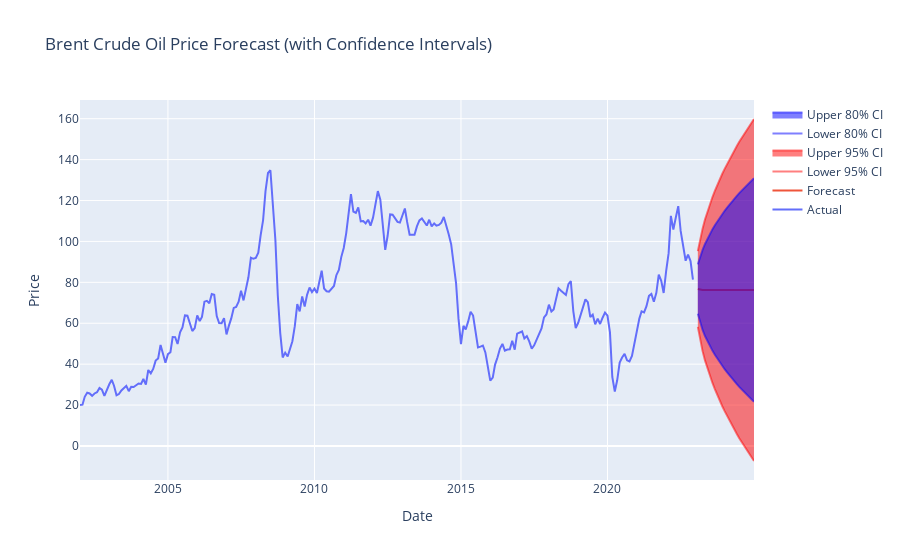

Notebook code for this chart:
### Markdown cell above
**Forecasting Future Prices**: The model is used to forecast future prices.

### Code cell
# Forecasting with confidence intervals for the next 24 months
history = data['Price']
horizon = 24
model = SARIMAX(endog=history, order=model.order)
model_fit = model.fit()
future_dates = pd.date_range(start='2023-01-01', periods=horizon, freq='M') 

# Forecast with 95% confidence interval
forecast_obj_95 = model_fit.get_prediction(start=future_dates[0], end=future_dates[-1])
forecast_95 = forecast_obj_95.predicted_mean
conf_int_95 = forecast_obj_95.conf_int(alpha=0.05)

# Forecast with 80% confidence interval
forecast_obj_80 = model_fit.get_prediction(start=future_dates[0], end=future_dates[-1])
conf_int_80 = forecast_obj_80.conf_int(alpha=0.20)

# Plot the forecast with confidence intervals
fig = go.Figure()
fig.add_trace(go.Scatter(x=data.index, y=data['Price'], mode='lines', name='Actual'))
fig.add_trace(go.Scatter(x=future_dates, y=forecast_95, mode='lines', name='Forecast'))
fig.add_trace(go.Scatter(x=future_dates, y=conf_int_95.iloc[:, 0], mode='lines', name='Lower 95% CI', line=dict(color='rgba(255,0,0,0.5)')))
fig.add_trace(go.Scatter(x=future_dates, y=conf_int_95.iloc[:, 1], mode='lines', name='Upper 95% CI', line=dict(color='rgba(255,0,0,0.5)'), fill='tonexty'))
fig.add_trace(go.Scatter(x=future_dates, y=conf_int_80.iloc[:, 0], mode='lines', name='Lower 80% CI', line=dict(color='rgba(0,0,255,0.5)')))
fig.add_trace(go.Scatter(x=future_dates, y=conf_int_80.iloc[:, 1], mode='lines', name='Upper 80% CI', line=dict(color='rgba(0,0,255,0.5)'), fill='tonexty'))
fig.update_layout(title='Brent Crude Oil Price Forecast (with Confidence Intervals)', xaxis_title='Date', yaxis_title='Price')
fig.show()

### Figure 1 — Plotly figure (JSON) as saved in the notebook; plotly's stock layout.template omitted (floating-point values rounded to 4 significant figures; data arrays with more than 128 entries replaced by an {"elided": "..."} marker saying what was removed)
{"data": [{"mode": "lines", "name": "Actual", "type": "scatter", "x": {"elided": "252 str values"}, "y": {"elided": "252 float values"}}, {"mode": "lines", "name": "Forecast", "type": "scatter", "x": ["2023-01-31T00:00:00", "2023-02-28T00:00:00", "2023-03-31T00:00:00", "2023-04-30T00:00:00", "2023-05-31T00:00:00", "2023-06-30T00:00:00", "2023-07-31T00:00:00", "2023-08-31T00:00:00", "2023-09-30T00:00:00", "2023-10-31T00:00:00", "2023-11-30T00:00:00", "2023-12-31T00:00:00", "2024-01-31T00:00:00", "2024-02-29T00:00:00", "2024-03-31T00:00:00", "2024-04-30T00:00:00", "2024-05-31T00:00:00", "2024-06-30T00:00:00", "2024-07-31T00:00:00", "2024-08-31T00:00:00", "2024-09-30T00:00:00", "2024-10-31T00:00:00", "2024-11-30T00:00:00", "2024-12-31T00:00:00"], "y": [76.75, 76.41, 76.3, 76.27, 76.26, 76.25, 76.25, 76.25, 76.25, 76.25, 76.25, 76.25, 76.25, 76.25, 76.25, 76.25, 76.25, 76.25, 76.25, 76.25, 76.25, 76.25, 76.25, 76.25]}, {"line": {"color": "rgba(255,0,0,0.5)"}, "mode": "lines", "name": "Lower 95% CI", "type": "scatter", "x": ["2023-01-31T00:00:00", "2023-02-28T00:00:00", "2023-03-31T00:00:00", "2023-04-30T00:00:00", "2023-05-31T00:00:00", "2023-06-30T00:00:00", "2023-07-31T00:00:00", "2023-08-31T00:00:00", "2023-09-30T00:00:00", "2023-10-31T00:00:00", "2023-11-30T00:00:00", "2023-12-31T00:00:00", "2024-01-31T00:00:00", "2024-02-29T00:00:00", "2024-03-31T00:00:00", "2024-04-30T00:00:00", "2024-05-31T00:00:00", "2024-06-30T00:00:00", "2024-07-31T00:00:00", "2024-08-31T00:00:00", "2024-09-30T00:00:00", "2024-10-31T00:00:00", "2024-11-30T00:00:00", "2024-12-31T00:00:00"], "y": [58.23, 51.65, 46.36, 41.85, 37.86, 34.25, 30.92, 27.83, 24.92, 22.16, 19.54, 17.04, 14.64, 12.33, 10.09, 7.936, 5.844, 3.812, 1.836, -0.08967, -1.968, -3.802, -5.594, -7.349]}, {"fill": "tonexty", "line": {"color": "rgba(255,0,0,0.5)"}, "mode": "lines", "name": "Upper 95% CI", "type": "scatter", "x": ["2023-01-31T00:00:00", "2023-02-28T00:00:00", "2023-03-31T00:00:00", "2023-04-30T00:00:00", "2023-05-31T00:00:00", "2023-06-30T00:00:00", "2023-07-31T00:00:00", "2023-08-31T00:00:00", "2023-09-30T00:00:00", "2023-10-31T00:00:00", "2023-11-30T00:00:00", "2023-12-31T00:00:00", "2024-01-31T00:00:00", "2024-02-29T00:00:00", "2024-03-31T00:00:00", "2024-04-30T00:00:00", "2024-05-31T00:00:00", "2024-06-30T00:00:00", "2024-07-31T00:00:00", "2024-08-31T00:00:00", "2024-09-30T00:00:00", "2024-10-31T00:00:00", "2024-11-30T00:00:00", "2024-12-31T00:00:00"], "y": [95.27, 101.2, 106.2, 110.7, 114.7, 118.3, 121.6, 124.7, 127.6, 130.3, 133.0, 135.5, 137.9, 140.2, 142.4, 144.6, 146.7, 148.7, 150.7, 152.6, 154.5, 156.3, 158.1, 159.9]}, {"line": {"color": "rgba(0,0,255,0.5)"}, "mode": "lines", "name": "Lower 80% CI", "type": "scatter", "x": ["2023-01-31T00:00:00", "2023-02-28T00:00:00", "2023-03-31T00:00:00", "2023-04-30T00:00:00", "2023-05-31T00:00:00", "2023-06-30T00:00:00", "2023-07-31T00:00:00", "2023-08-31T00:00:00", "2023-09-30T00:00:00", "2023-10-31T00:00:00", "2023-11-30T00:00:00", "2023-12-31T00:00:00", "2024-01-31T00:00:00", "2024-02-29T00:00:00", "2024-03-31T00:00:00", "2024-04-30T00:00:00", "2024-05-31T00:00:00", "2024-06-30T00:00:00", "2024-07-31T00:00:00", "2024-08-31T00:00:00", "2024-09-30T00:00:00", "2024-10-31T00:00:00", "2024-11-30T00:00:00", "2024-12-31T00:00:00"], "y": [64.64, 60.22, 56.72, 53.76, 51.15, 48.79, 46.61, 44.59, 42.69, 40.89, 39.17, 37.54, 35.97, 34.45, 32.99, 31.58, 30.22, 28.89, 27.59, 26.34, 25.11, 23.91, 22.74, 21.59]}, {"fill": "tonexty", "line": {"color": "rgba(0,0,255,0.5)"}, "mode": "lines", "name": "Upper 80% CI", "type": "scatter", "x": ["2023-01-31T00:00:00", "2023-02-28T00:00:00", "2023-03-31T00:00:00", "2023-04-30T00:00:00", "2023-05-31T00:00:00", "2023-06-30T00:00:00", "2023-07-31T00:00:00", "2023-08-31T00:00:00", "2023-09-30T00:00:00", "2023-10-31T00:00:00", "2023-11-30T00:00:00", "2023-12-31T00:00:00", "2024-01-31T00:00:00", "2024-02-29T00:00:00", "2024-03-31T00:00:00", "2024-04-30T00:00:00", "2024-05-31T00:00:00", "2024-06-30T00:00:00", "2024-07-31T00:00:00", "2024-08-31T00:00:00", "2024-09-30T00:00:00", "2024-10-31T00:00:00", "2024-11-30T00:00:00", "2024-12-31T00:00:00"], "y": [88.86, 92.59, 95.88, 98.77, 101.4, 103.7, 105.9, 107.9, 109.8, 111.6, 113.3, 115.0, 116.5, 118.1, 119.5, 120.9, 122.3, 123.6, 124.9, 126.2, 127.4, 128.6, 129.8, 130.9]}], "layout": {"title": {"text": "Brent Crude Oil Price Forecast (with Confidence Intervals)"}, "xaxis": {"title": {"text": "Date"}}, "yaxis": {"title": {"text": "Price"}}}}
